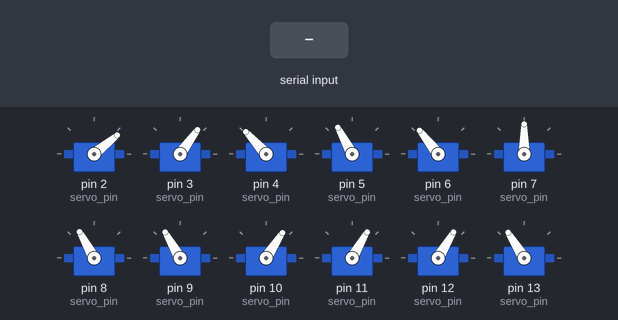
The sketch below on a simulated Arduino Leonardo, built with avr-gcc and run on an emulated ATmega32U4. Parts: 12 × servo. The inputs (shaded band) are chosen by the test bench.

Above: at 2.2 s.
2.3 s: "b" received over Serial
At 4.5 s:
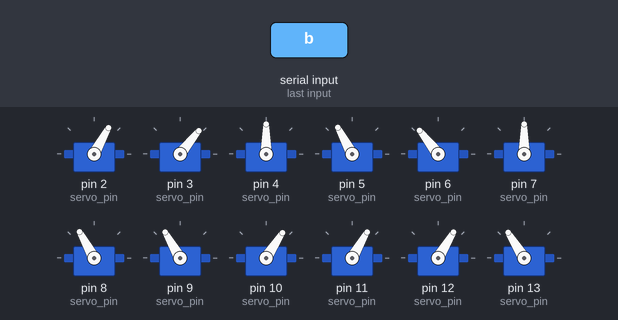
5.8 s: "f" received over Serial
At 6.26 s:
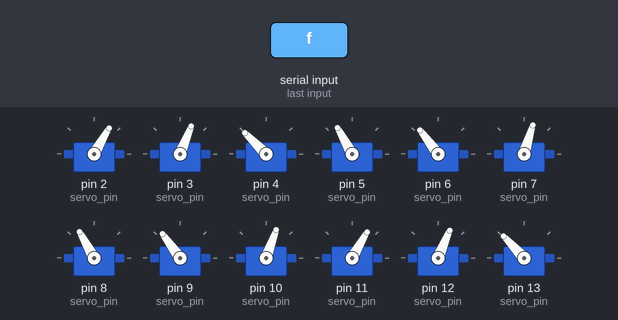
9.3 s: "l" received over Serial
At 10.8 s:
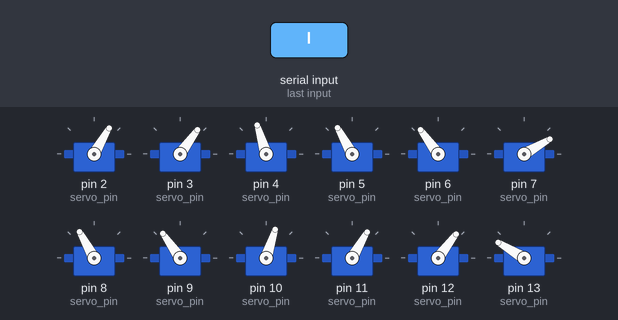
11.2 s: "r" received over Serial
At 12.4 s:
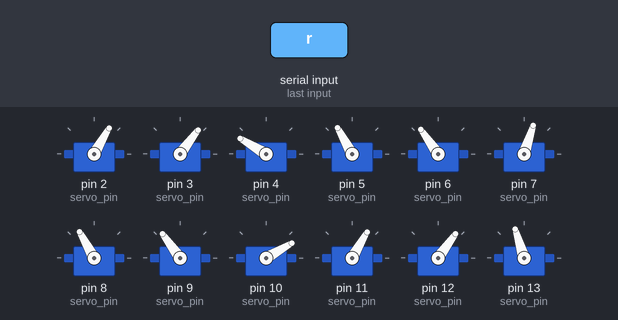
12.9 s: "f" received over Serial
At 13.66 s:
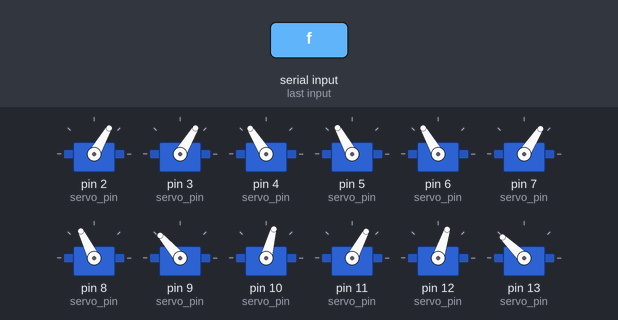
16.8 s: "s" received over Serial
At 17.1 s:
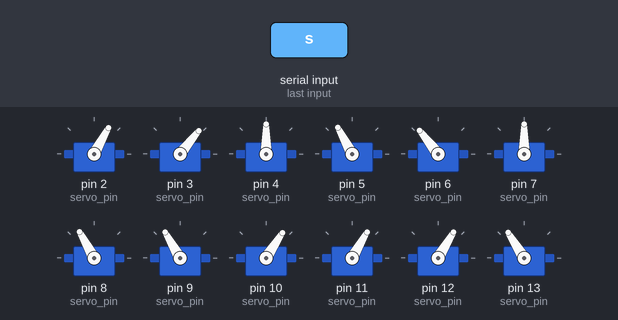
Timing chart, 0 to 19.3 s (numbered marks = the images above; inputs shaded):
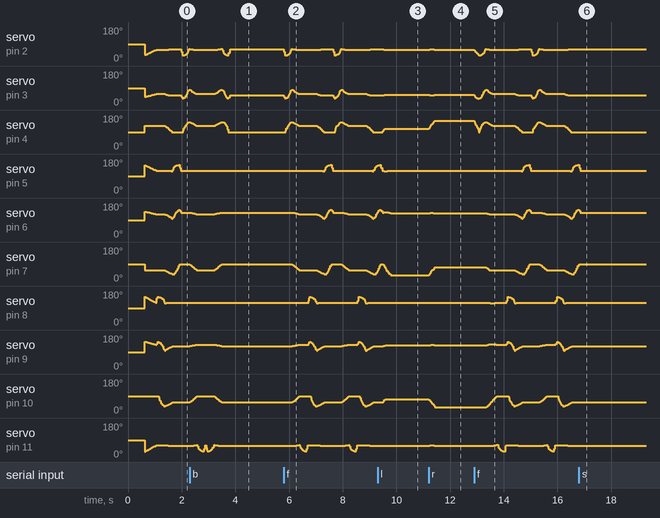

Measured:
- after the input at 2.3 s, servo on pin 5 (servo_pin): goes on until 3.4 s, then stays 118°
- after the input at 9.3 s, servo on pin 8 (servo_pin): stops changing and stays 119°; servo on pin 11 (servo_pin): stops changing and stays 60°
- after the input at 11.2 s, servo on pin 2 (servo_pin): 60° → 61° at once, → 60° 0.16 s later; servo on pin 3 (servo_pin): 54° → 51° at once, → 53° 0.18 s later
- after the input at 16.8 s, servo on pin 2 (servo_pin): stops changing and stays 61°; servo on pin 3 (servo_pin): stops changing and stays 51°; servo on pin 4 (servo_pin): stops changing and stays 90°; servo on pin 5 (servo_pin): goes on until 16.8 s, then stays 118°; servo on pin 7 (servo_pin): goes on until 16.8 s, then stays 90°
- by itself, servo on pin 9 (servo_pin): rises from 120° to 128° in 0.20 s, then falls to 120° in 1.0 s
- by itself, servo on pin 10 (servo_pin): rises from 57° to 90° in 0.26 s, then falls to 57° in 0.92 s

The sketch:

SPY-DER_Arduino.ino
```cpp
/* =========================================================
   Spider Robot Final Nano Code
   TEST VERSION (No Ultrasonic)
   Works with Pi Flask / Webpage / Voice UART

   Commands:
   f = forward
   b = back
   l = left
   r = right
   s = stop

   Starts AUTO roaming forward until command sent
   Baud = 9600
========================================================= */

#include <Servo.h>
#include <FlexiTimer2.h>

char data = 'f';   // auto start forward

Servo servo[4][3];

const int servo_pin[4][3] = {
  {2,3,4},
  {5,6,7},
  {8,9,10},
  {11,12,13}
};

/* ---------------- ROBOT DIMENSIONS ---------------- */

const float length_a = 55;
const float length_b = 77.5;
const float length_c = 27.5;
const float length_side = 71;

const float z_absolute = -28;
const float z_default  = -50;
const float z_up       = -30;
const float z_boot     = z_absolute;

const float x_default = 62;
const float y_start   = 0;
const float y_step    = 40;

const float KEEP = 255;
const float pi = 3.1415926;

/* ---------------- SPEEDS ---------------- */

float move_speed;

const float spot_turn_speed = 4;
const float leg_move_speed  = 8;
const float body_move_speed = 3;
const float stand_speed     = 1;

/* ---------------- POSITION ARRAYS ---------------- */

volatile float site_now[4][3];
volatile float site_expect[4][3];
float temp_speed[4][3];

/* ---------------- TURN VALUES ---------------- */

const float temp_a =
sqrt(pow(2*x_default+length_side,2)+pow(y_step,2));

const float temp_b =
2*(y_start+y_step)+length_side;

const float temp_c =
sqrt(pow(2*x_default+length_side,2)+
pow(2*y_start+y_step+length_side,2));

const float temp_alpha =
acos((pow(temp_a,2)+pow(temp_b,2)-pow(temp_c,2))/
(2*temp_a*temp_b));

const float turn_x1 = (temp_a-length_side)/2;
const float turn_y1 = y_start+y_step/2;

const float turn_x0 =
turn_x1-temp_b*cos(temp_alpha);

const float turn_y0 =
temp_b*sin(temp_alpha)-turn_y1-length_side;

/* ================================================= */

void setup()
{
  Serial.begin(9600);

  set_site(0,x_default,y_start+y_step,z_boot);
  set_site(1,x_default,y_start+y_step,z_boot);
  set_site(2,x_default,y_start,z_boot);
  set_site(3,x_default,y_start,z_boot);

  for(int i=0;i<4;i++)
    for(int j=0;j<3;j++)
      site_now[i][j] = site_expect[i][j];

  servo_attach();

  FlexiTimer2::set(20, servo_service);
  FlexiTimer2::start();

  stand();
}

/* ================================================= */

void loop()
{
  if(Serial.available() > 0)
  {
    data = Serial.read();   // receive from Pi
  }

  if(data == 'f')
    cstep_forward();

  else if(data == 'b')
    cstep_back();

  else if(data == 'l')
    cturn_left();

  else if(data == 'r')
    cturn_right();

  else if(data == 's')
    stand();
}

/* ================================================= */

void servo_attach()
{
  for(int i=0;i<4;i++)
  {
    for(int j=0;j<3;j++)
    {
      servo[i][j].attach(servo_pin[i][j]);
      delay(50);
    }
  }
}

/* ================================================= */

void stand()
{
  move_speed = stand_speed;

  for(int i=0;i<4;i++)
    set_site(i,KEEP,KEEP,z_default);

  wait_all_reach();
}

/* ================================================= */
/* FORWARD */

void cstep_forward()
{
  move_speed = leg_move_speed;

  if(site_now[2][1] == y_start)
  {
    set_site(2,x_default,y_start,z_up);
    wait_all_reach();

    set_site(2,x_default,y_start+2*y_step,z_up);
    wait_all_reach();

    set_site(2,x_default,y_start+2*y_step,z_default);
    wait_all_reach();

    move_speed = body_move_speed;

    set_site(0,x_default,y_start,z_default);
    set_site(1,x_default,y_start+2*y_step,z_default);
    set_site(2,x_default,y_start+y_step,z_default);
    set_site(3,x_default,y_start+y_step,z_default);
    wait_all_reach();

    move_speed = leg_move_speed;

    set_site(1,x_default,y_start+2*y_step,z_up);
    wait_all_reach();

    set_site(1,x_default,y_start,z_up);
    wait_all_reach();

    set_site(1,x_default,y_start,z_default);
    wait_all_reach();
  }
  else
  {
    set_site(0,x_default,y_start,z_up);
    wait_all_reach();

    set_site(0,x_default,y_start+2*y_step,z_up);
    wait_all_reach();

    set_site(0,x_default,y_start+2*y_step,z_default);
    wait_all_reach();

    move_speed = body_move_speed;

    set_site(0,x_default,y_start+y_step,z_default);
    set_site(1,x_default,y_start+y_step,z_default);
    set_site(2,x_default,y_start,z_default);
    set_site(3,x_default,y_start+2*y_step,z_default);
    wait_all_reach();

    move_speed = leg_move_speed;

    set_site(3,x_default,y_start+2*y_step,z_up);
    wait_all_reach();

    set_site(3,x_default,y_start,z_up);
    wait_all_reach();

    set_site(3,x_default,y_start,z_default);
    wait_all_reach();
  }
}

/* ================================================= */
/* BACK */

void cstep_back()
{
  move_speed = leg_move_speed;

  if(site_now[3][1] == y_start)
  {
    set_site(3,x_default,y_start,z_up);
    wait_all_reach();

    set_site(3,x_default,y_start+2*y_step,z_up);
    wait_all_reach();

    set_site(3,x_default,y_start+2*y_step,z_default);
    wait_all_reach();

    move_speed = body_move_speed;

    set_site(0,x_default,y_start+2*y_step,z_default);
    set_site(1,x_default,y_start,z_default);
    set_site(2,x_default,y_start+y_step,z_default);
    set_site(3,x_default,y_start+y_step,z_default);
    wait_all_reach();

    move_speed = leg_move_speed;

    set_site(0,x_default,y_start+2*y_step,z_up);
    wait_all_reach();

    set_site(0,x_default,y_start,z_up);
    wait_all_reach();

    set_site(0,x_default,y_start,z_default);
    wait_all_reach();
  }
}

/* ================================================= */
/* LEFT */

void cturn_left()
{
  move_speed = spot_turn_speed;

  set_site(0,turn_x1,turn_y1,z_default);
  set_site(1,turn_x0,turn_y0,z_default);
  set_site(2,turn_x1,turn_y1,z_default);
  set_site(3,turn_x0,turn_y0,z_default);

  wait_all_reach();
}

/* ================================================= */
/* RIGHT */

void cturn_right()
{
  move_speed = spot_turn_speed;

  set_site(0,turn_x0,turn_y0,z_default);
  set_site(1,turn_x1,turn_y1,z_default);
  set_site(2,turn_x0,turn_y0,z_default);
  set_site(3,turn_x1,turn_y1,z_default);

  wait_all_reach();
}

/* ================================================= */

void servo_service()
{
  sei();

  static float alpha,beta,gamma;

  for(int i=0;i<4;i++)
  {
    for(int j=0;j<3;j++)
    {
      if(abs(site_now[i][j]-site_expect[i][j]) >= abs(temp_speed[i][j]))
        site_now[i][j] += temp_speed[i][j];
      else
        site_now[i][j] = site_expect[i][j];
    }

    cartesian_to_polar(
      alpha,beta,gamma,
      site_now[i][0],
      site_now[i][1],
      site_now[i][2]
    );

    polar_to_servo(i,alpha,beta,gamma);
  }
}

/* ================================================= */

void set_site(int leg,float x,float y,float z)
{
  float length_x=0,length_y=0,length_z=0;

  if(x!=KEEP) length_x = x-site_now[leg][0];
  if(y!=KEEP) length_y = y-site_now[leg][1];
  if(z!=KEEP) length_z = z-site_now[leg][2];

  float length =
  sqrt(pow(length_x,2)+pow(length_y,2)+pow(length_z,2));

  temp_speed[leg][0] = length_x/length*move_speed;
  temp_speed[leg][1] = length_y/length*move_speed;
  temp_speed[leg][2] = length_z/length*move_speed;

  if(x!=KEEP) site_expect[leg][0]=x;
  if(y!=KEEP) site_expect[leg][1]=y;
  if(z!=KEEP) site_expect[leg][2]=z;
}

/* ================================================= */

void wait_reach(int leg)
{
  while(1)
  {
    if(site_now[leg][0]==site_expect[leg][0] &&
       site_now[leg][1]==site_expect[leg][1] &&
       site_now[leg][2]==site_expect[leg][2])
      break;
  }
}

void wait_all_reach()
{
  for(int i=0;i<4;i++)
    wait_reach(i);
}

/* ================================================= */

void cartesian_to_polar(
volatile float &alpha,
volatile float &beta,
volatile float &gamma,
volatile float x,
volatile float y,
volatile float z)
{
  float v,w;

  w=(x>=0?1:-1)*(sqrt(x*x+y*y));
  v=w-length_c;

  alpha =
  atan2(z,v)+
  acos((length_a*length_a-length_b*length_b+v*v+z*z)/
  (2*length_a*sqrt(v*v+z*z)));

  beta =
  acos((length_a*length_a+length_b*length_b-v*v-z*z)/
  (2*length_a*length_b));

  gamma=(w>=0)?atan2(y,x):atan2(-y,-x);

  alpha=alpha/pi*180;
  beta=beta/pi*180;
  gamma=gamma/pi*180;
}

/* ================================================= */

void polar_to_servo(int leg,float alpha,float beta,float gamma)
{
  if(leg==0)
  {
    alpha=90-alpha;
    gamma+=90;
  }
  else if(leg==1)
  {
    alpha+=90;
    beta=180-beta;
    gamma=90-gamma;
  }
  else if(leg==2)
  {
    alpha+=90;
    beta=180-beta;
    gamma=90-gamma;
  }
  else if(leg==3)
  {
    alpha=90-alpha;
    gamma+=90;
  }

  servo[leg][0].write(alpha);
  servo[leg][1].write(beta);
  servo[leg][2].write(gamma);
}
```
